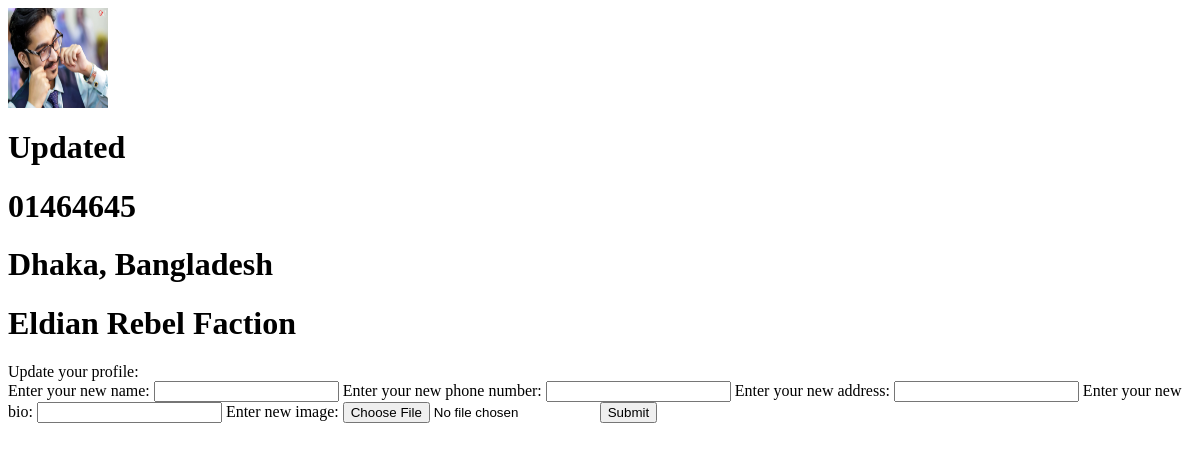
/main/user_profile/ (signed in), run on an earlier commit of the app's database.
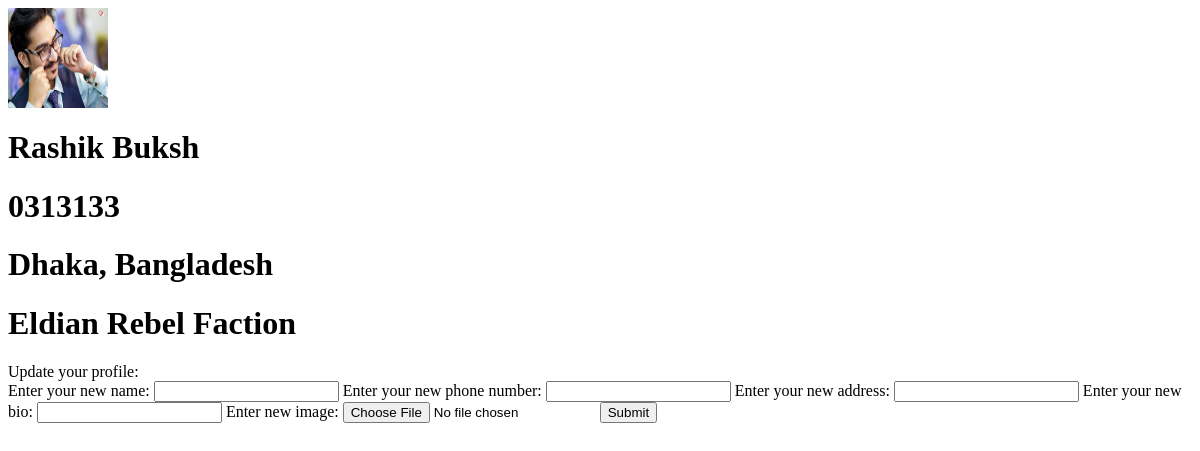
And on a later commit of the database.
### main/models.py (models this page shows)
class userProfile(models.Model):
    user = models.OneToOneField(settings.AUTH_USER_MODEL, null=True, on_delete=models.CASCADE)
    user_name = models.CharField(max_length=300, null=True)
    user_phone = models.CharField(max_length=20, null=True)
    user_address = models.CharField(max_length=20, null=True)
    date = models.DateTimeField(auto_now_add=True)
    bio = models.CharField(max_length=300, null=True)
    user_image = models.ImageField(blank=True, null=True, upload_to='media')

### main/views.py (the view)
@login_required(login_url="/account/login/")
def UserProfile(request):
    primaryKey = request.POST.get('primaryKey')
    if primaryKey is None:
        primaryKey = 1
    instance = userProfile.objects.get(id=primaryKey)
    UserProfile.user_name = request.POST.get('user_name')
    UserProfile.phone = request.POST.get('phone_number')
    UserProfile.address = request.POST.get('address')
    UserProfile.bio = request.POST.get('bio')
    UserProfile.image = request.FILES.get('image')
    if UserProfile.user_name is not None and UserProfile.user_name != '':
        instance.user_name = UserProfile.user_name
    if UserProfile.phone is not None and UserProfile.phone != '':
        instance.user_phone = UserProfile.phone
    if UserProfile.address is not None and UserProfile.address != '':
        instance.user_address = UserProfile.address
    if UserProfile.bio is not None and UserProfile.bio!= '':
        instance.bio = UserProfile.bio
    if UserProfile.image is not None:
        instance.user_image = UserProfile.image
    instance.save()
    profile = userProfile.objects.all()
    profile2 = userProfile.objects.filter(user=request.user).first()
    b = ''
    if profile2 is None:
        b = 'NoData'
    context = {}
    context['profile'] = profile
    context['booli'] = b
    context['name'] = UserProfile.user_name
    context['phone'] = UserProfile.phone
    context['address'] = UserProfile.address
    context['bio'] = UserProfile.bio
    context['image'] = UserProfile.image
    return render(request, 'main/user_profile.html', context)

### main/templates/main/User_Profile.html (shortened to what this page needs)
<html>
<body>
                        {% for profile in profile %}
                            {% if user == profile.user %}
                                    {% if profile.user_image %}
                                    <img src="{{ profile.user_image.url }}" alt="Error" height="100px" width="100px">
                                    {% endif %}
									<h1> {{ profile.user_name }} </h1>
									<h1> {{ profile.user_phone }} </h1>
									<h1> {{ profile.user_address }} </h1>
									<h1> {{ profile.bio }} </h1>
                                    Update your profile:
                                     <form method="post" autocomplete="on" enctype="multipart/form-data">
                                        Enter your new name:
                                        <input type="text" name="user_name">
                                        Enter your new phone number:
                                        <input type="text" name="phone_number">
                                        Enter your new address:
                                        <input type="text" name="address">
                                        Enter your new bio:
                                        <input type="text" name="bio">
                                         Enter new image:
                                         <input type="file" id="image" name="image">
                                        <button type="submit">
                                            Submit
                                        </button>
                                     </form>
                      {% endif %}
                        {% endfor %}
</body>
</html>

What changed in the data, as far as the page shows it:
changed userProfile "Dhaka, Bangladesh": user_name "Updated" → "Rashik Buksh"; user_phone "01464645" → "0313133"
